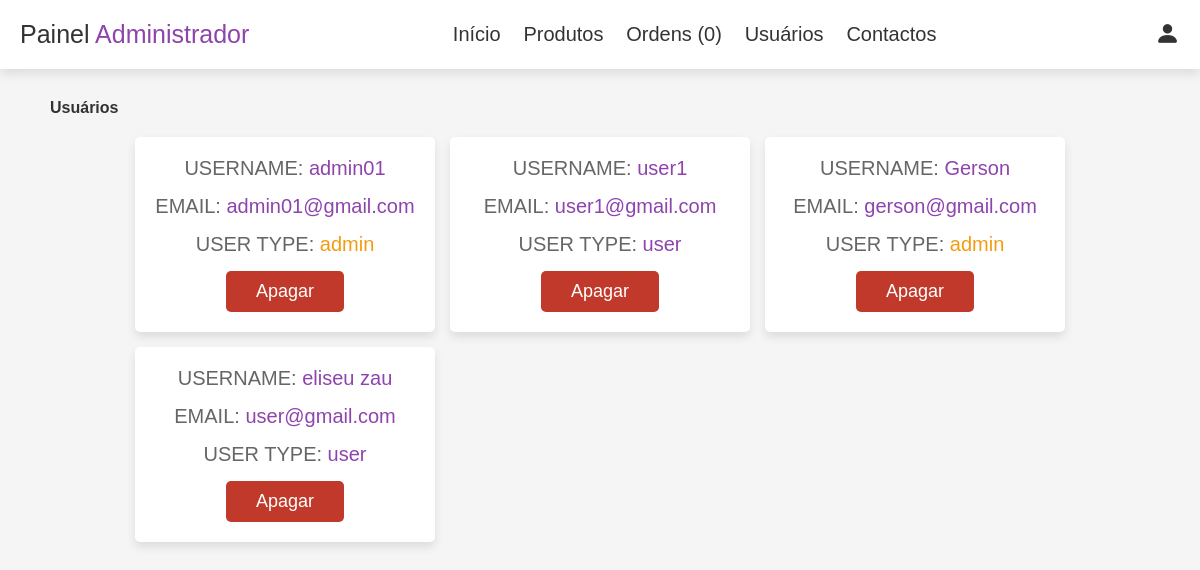
Screenshot of /admin_users.php (signed in) with the database file from the repository.
### tables this page shows
CREATE TABLE `users` (
  `id` int(11) NOT NULL,
  `name` varchar(45) DEFAULT NULL,
  `email` varchar(45) DEFAULT NULL,
  `password` varchar(45) DEFAULT NULL,
  `user_type` varchar(45) DEFAULT NULL
);

### admin_users.php (the view, shortened to what this page needs)
<?php
include 'config.php';
?>
<!DOCTYPE html>
<html lang="en">
<head>
    <link rel="stylesheet" href="https://cdn.jsdelivr.net/npm/bootstrap-icons@1.10.3/font/bootstrap-icons.css">
    <link rel="stylesheet" href="bootstrap-icons/bootstrap-icons.css">
    <link rel="stylesheet" href="css/admin_style.css">
</head>
<body>
    <?php
    include 'admin_header.php';
    ?>
    <section class="users">
        <h1 class="tittle">Usuários</h1>
        <div class="box-container">
            <?php
            $select_users = mysqli_query($conn, "SELECT * FROM `users`") or die('quer failed');
            while ($fetch_users = mysqli_fetch_assoc($select_users)) {
            ?>
            <div class="box">
                <p>USERNAME: <span><?php echo $fetch_users['name']; ?></span></p>
                <p>EMAIL: <span><?php echo $fetch_users['email']; ?></span></p>
                <p>USER TYPE: <span style="color:<?php if($fetch_users['user_type'] == 'admin'){echo 'var(--orange)';} ?>" ><?php echo $fetch_users['user_type']; ?></span></p>
                <a href="admin_users.php?delete=<?php echo $fetch_users['id']; ?>" onclick="return confirm('delete this user?');" class="delete-btn">Apagar</a>
            </div>
            <?php
            };
            ?>
        </div>
    </section>
</body>
</html>

### css/admin_style.css (style rules this page uses)
:root { --purple: #8e44ad; --red: #c0392b; --orange: #f39c12; --black: #333; --white: #fff; --light-color: #666; --light-white: #ccc; --light-bg: #f5f5f5; --border: 1px solid #333; --box-shadow: 0 .5rem 1rem rgba(0, 0, 0, .1); }
* { font-family: 'Rubik', sans-serif; margin: 0;padding: 0; box-sizing: border-box; outline: none;border: none; text-decoration: none; transition: all .2s linear; }
html { font-size: 62.5%; overflow-x: hidden; }
body { background: var(--light-bg); }
section { padding: 3rem 2rem; }
.tittle { margin-left: 30px; margin-bottom: 2rem; color: var(--black); font-weight: 600; font-size: 1.6rem; }
.btn, .option-btn, .delete-btn, .white-btn { display: inline-block; margin-top: 1rem; padding: 1rem 3rem; cursor: pointer; color: var(--white); font-size: 1.8rem; border-radius: .5rem; text-transform: capitalize; }
.delete-btn { background-color: var(--red); }
.users .box-container { display: grid; grid-template-columns: repeat(auto-fit, 30rem); justify-content: center; gap: 1.5rem; max-width: 1200px; margin: 0 auto; align-items: flex-start; }
.users .box-container .box { background-color: var(--white); padding: 2rem; box-shadow: var(--box-shadow); border-radius: .5rem; text-align: center; }
.users .box-container .box p { padding-bottom: 1.5rem; font-size: 2rem; color: var(--light-color); }
.users .box-container .box p span { color: var(--purple); }
.users .box-container .box .delete-btn { margin-top: 0; }

### rows the page displays
users: name "admin01", email "admin01@gmail.com", user_type "admin"
users: name "user1", email "user1@gmail.com", user_type "user"
users: name "Gerson", email "gerson@gmail.com", user_type "admin"
users: name "eliseu zau", email "user@gmail.com", user_type "user"

### other values shown
mysqli_num_rows($order_query) "0"
